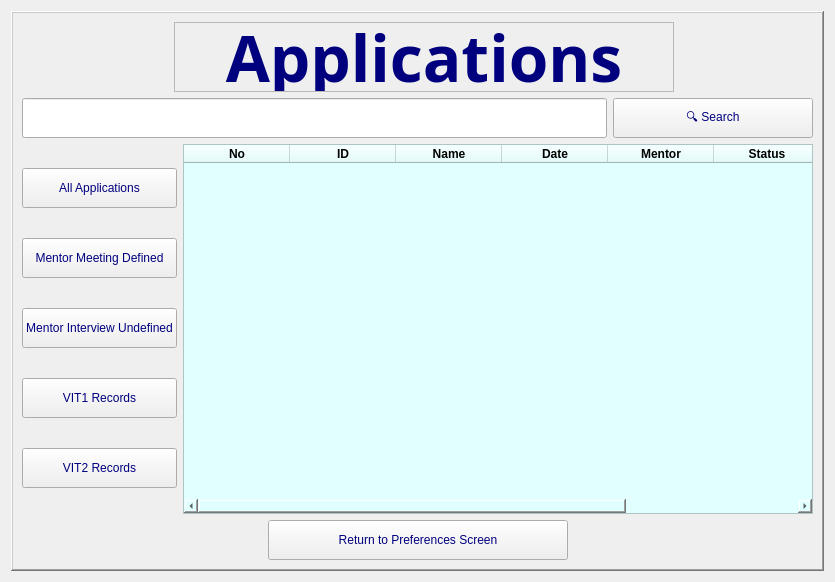
<?xml version="1.0" encoding="UTF-8"?>
<ui version="4.0">
 <class>Applications_page</class>
 <widget class="QWidget" name="Applications_page">
  <property name="geometry">
   <rect>
    <x>0</x>
    <y>0</y>
    <width>835</width>
    <height>582</height>
   </rect>
  </property>
  <property name="windowTitle">
   <string>Applications</string>
  </property>
  <layout class="QGridLayout" name="gridLayout_2">
   <item row="0" column="0">
    <widget class="QFrame" name="frame">
     <property name="frameShape">
      <enum>QFrame::WinPanel</enum>
     </property>
     <property name="frameShadow">
      <enum>QFrame::Raised</enum>
     </property>
     <layout class="QGridLayout" name="gridLayout">
      <item row="1" column="0" colspan="2">
       <layout class="QHBoxLayout" name="horizontalLayout_7">
        <item>
         <widget class="QLineEdit" name="inputSearch">
          <property name="minimumSize">
           <size>
            <width>0</width>
            <height>40</height>
           </size>
          </property>
          <property name="maximumSize">
           <size>
            <width>16777215</width>
            <height>40</height>
           </size>
          </property>
         </widget>
        </item>
        <item>
         <widget class="QPushButton" name="btnSearch">
          <property name="minimumSize">
           <size>
            <width>200</width>
            <height>40</height>
           </size>
          </property>
          <property name="maximumSize">
           <size>
            <width>16777215</width>
            <height>40</height>
           </size>
          </property>
          <property name="palette">
           <palette>
            <active>
             <colorrole role="ButtonText">
              <brush brushstyle="SolidPattern">
               <color alpha="255">
                <red>0</red>
                <green>0</green>
                <blue>127</blue>
               </color>
              </brush>
             </colorrole>
            </active>
            <inactive>
             <colorrole role="ButtonText">
              <brush brushstyle="SolidPattern">
               <color alpha="255">
                <red>0</red>
                <green>0</green>
                <blue>127</blue>
               </color>
              </brush>
             </colorrole>
            </inactive>
            <disabled/>
           </palette>
          </property>
          <property name="text">
           <string>🔍 Search</string>
          </property>
         </widget>
        </item>
       </layout>
      </item>
      <item row="2" column="0">
       <layout class="QHBoxLayout" name="horizontalLayout_2">
        <item>
         <layout class="QVBoxLayout" name="verticalLayout">
          <item>
           <widget class="QPushButton" name="btnAllApplications">
            <property name="minimumSize">
             <size>
              <width>0</width>
              <height>0</height>
             </size>
            </property>
            <property name="maximumSize">
             <size>
              <width>16777215</width>
              <height>40</height>
             </size>
            </property>
            <property name="palette">
             <palette>
              <active>
               <colorrole role="ButtonText">
                <brush brushstyle="SolidPattern">
                 <color alpha="255">
                  <red>0</red>
                  <green>0</green>
                  <blue>127</blue>
                 </color>
                </brush>
               </colorrole>
              </active>
              <inactive>
               <colorrole role="ButtonText">
                <brush brushstyle="SolidPattern">
                 <color alpha="255">
                  <red>0</red>
                  <green>0</green>
                  <blue>127</blue>
                 </color>
                </brush>
               </colorrole>
              </inactive>
              <disabled/>
             </palette>
            </property>
            <property name="text">
             <string>All Applications</string>
            </property>
           </widget>
          </item>
          <item>
           <widget class="QPushButton" name="btnMentorDefined">
            <property name="minimumSize">
             <size>
              <width>0</width>
              <height>0</height>
             </size>
            </property>
            <property name="maximumSize">
             <size>
              <width>16777215</width>
              <height>40</height>
             </size>
            </property>
            <property name="palette">
             <palette>
              <active>
               <colorrole role="ButtonText">
                <brush brushstyle="SolidPattern">
                 <color alpha="255">
                  <red>0</red>
                  <green>0</green>
                  <blue>127</blue>
                 </color>
                </brush>
               </colorrole>
              </active>
              <inactive>
               <colorrole role="ButtonText">
                <brush brushstyle="SolidPattern">
                 <color alpha="255">
                  <red>0</red>
                  <green>0</green>
                  <blue>127</blue>
                 </color>
                </brush>
               </colorrole>
              </inactive>
              <disabled/>
             </palette>
            </property>
            <property name="text">
             <string>Mentor Meeting Defined</string>
            </property>
           </widget>
          </item>
          <item>
           <widget class="QPushButton" name="btnMentorUndefined">
            <property name="minimumSize">
             <size>
              <width>0</width>
              <height>0</height>
             </size>
            </property>
            <property name="maximumSize">
             <size>
              <width>16777215</width>
              <height>40</height>
             </size>
            </property>
            <property name="palette">
             <palette>
              <active>
               <colorrole role="ButtonText">
                <brush brushstyle="SolidPattern">
                 <color alpha="255">
                  <red>0</red>
                  <green>0</green>
                  <blue>127</blue>
                 </color>
                </brush>
               </colorrole>
              </active>
              <inactive>
               <colorrole role="ButtonText">
                <brush brushstyle="SolidPattern">
                 <color alpha="255">
                  <red>0</red>
                  <green>0</green>
                  <blue>127</blue>
                 </color>
                </brush>
               </colorrole>
              </inactive>
              <disabled/>
             </palette>
            </property>
            <property name="text">
             <string>Mentor Interview Undefined</string>
            </property>
           </widget>
          </item>
          <item>
           <widget class="QPushButton" name="btnVIT1Records">
            <property name="minimumSize">
             <size>
              <width>0</width>
              <height>0</height>
             </size>
            </property>
            <property name="maximumSize">
             <size>
              <width>16777215</width>
              <height>40</height>
             </size>
            </property>
            <property name="palette">
             <palette>
              <active>
               <colorrole role="ButtonText">
                <brush brushstyle="SolidPattern">
                 <color alpha="255">
                  <red>0</red>
                  <green>0</green>
                  <blue>127</blue>
                 </color>
                </brush>
               </colorrole>
              </active>
              <inactive>
               <colorrole role="ButtonText">
                <brush brushstyle="SolidPattern">
                 <color alpha="255">
                  <red>0</red>
                  <green>0</green>
                  <blue>127</blue>
                 </color>
                </brush>
               </colorrole>
              </inactive>
              <disabled/>
             </palette>
            </property>
            <property name="text">
             <string>VIT1 Records</string>
            </property>
           </widget>
          </item>
          <item>
           <widget class="QPushButton" name="btnVIT2Records">
            <property name="minimumSize">
             <size>
              <width>0</width>
              <height>0</height>
             </size>
            </property>
            <property name="maximumSize">
             <size>
              <width>16777215</width>
              <height>40</height>
             </size>
            </property>
            <property name="palette">
             <palette>
              <active>
               <colorrole role="ButtonText">
                <brush brushstyle="SolidPattern">
                 <color alpha="255">
                  <red>0</red>
                  <green>0</green>
                  <blue>127</blue>
                 </color>
                </brush>
               </colorrole>
              </active>
              <inactive>
               <colorrole role="ButtonText">
                <brush brushstyle="SolidPattern">
                 <color alpha="255">
                  <red>0</red>
                  <green>0</green>
                  <blue>127</blue>
                 </color>
                </brush>
               </colorrole>
              </inactive>
              <disabled/>
             </palette>
            </property>
            <property name="text">
             <string>VIT2 Records</string>
            </property>
           </widget>
          </item>
         </layout>
        </item>
       </layout>
      </item>
      <item row="2" column="1">
       <widget class="QTableWidget" name="tableApplications">
        <property name="enabled">
         <bool>true</bool>
        </property>
        <property name="minimumSize">
         <size>
          <width>0</width>
          <height>0</height>
         </size>
        </property>
        <property name="maximumSize">
         <size>
          <width>16777215</width>
          <height>400</height>
         </size>
        </property>
        <property name="font">
         <font>
          <bold>false</bold>
          <kerning>true</kerning>
         </font>
        </property>
        <property name="styleSheet">
         <string notr="true">background-color: rgb(225, 255, 255);
selection-color: rgb(85, 170, 255);</string>
        </property>
        <attribute name="horizontalHeaderVisible">
         <bool>true</bool>
        </attribute>
        <attribute name="horizontalHeaderCascadingSectionResizes">
         <bool>false</bool>
        </attribute>
        <attribute name="horizontalHeaderDefaultSectionSize">
         <number>106</number>
        </attribute>
        <attribute name="horizontalHeaderHighlightSections">
         <bool>true</bool>
        </attribute>
        <attribute name="horizontalHeaderStretchLastSection">
         <bool>false</bool>
        </attribute>
        <column>
         <property name="text">
          <string>No</string>
         </property>
         <property name="font">
          <font>
           <bold>true</bold>
           <kerning>false</kerning>
          </font>
         </property>
        </column>
        <column>
         <property name="text">
          <string>ID</string>
         </property>
         <property name="font">
          <font>
           <bold>true</bold>
          </font>
         </property>
        </column>
        <column>
         <property name="text">
          <string>Name</string>
         </property>
         <property name="font">
          <font>
           <bold>true</bold>
          </font>
         </property>
        </column>
        <column>
         <property name="text">
          <string>Date</string>
         </property>
         <property name="font">
          <font>
           <bold>true</bold>
          </font>
         </property>
        </column>
        <column>
         <property name="text">
          <string>Mentor</string>
         </property>
         <property name="font">
          <font>
           <bold>true</bold>
          </font>
         </property>
        </column>
        <column>
         <property name="text">
          <string>Status</string>
         </property>
         <property name="font">
          <font>
           <bold>true</bold>
          </font>
         </property>
        </column>
        <column>
         <property name="text">
          <string>Interview</string>
         </property>
         <property name="font">
          <font>
           <bold>true</bold>
          </font>
         </property>
        </column>
       </widget>
      </item>
      <item row="3" column="0" colspan="2">
       <layout class="QHBoxLayout" name="horizontalLayout">
        <item>
         <spacer name="horizontalSpacer">
          <property name="orientation">
           <enum>Qt::Horizontal</enum>
          </property>
          <property name="sizeHint" stdset="0">
           <size>
            <width>40</width>
            <height>20</height>
           </size>
          </property>
         </spacer>
        </item>
        <item>
         <widget class="QPushButton" name="btnReturnPreferences">
          <property name="minimumSize">
           <size>
            <width>300</width>
            <height>40</height>
           </size>
          </property>
          <property name="maximumSize">
           <size>
            <width>200</width>
            <height>40</height>
           </size>
          </property>
          <property name="palette">
           <palette>
            <active>
             <colorrole role="ButtonText">
              <brush brushstyle="SolidPattern">
               <color alpha="255">
                <red>0</red>
                <green>0</green>
                <blue>127</blue>
               </color>
              </brush>
             </colorrole>
            </active>
            <inactive>
             <colorrole role="ButtonText">
              <brush brushstyle="SolidPattern">
               <color alpha="255">
                <red>0</red>
                <green>0</green>
                <blue>127</blue>
               </color>
              </brush>
             </colorrole>
            </inactive>
            <disabled/>
           </palette>
          </property>
          <property name="text">
           <string>Return to Preferences Screen</string>
          </property>
         </widget>
        </item>
        <item>
         <spacer name="horizontalSpacer_2">
          <property name="orientation">
           <enum>Qt::Horizontal</enum>
          </property>
          <property name="sizeHint" stdset="0">
           <size>
            <width>40</width>
            <height>20</height>
           </size>
          </property>
         </spacer>
        </item>
       </layout>
      </item>
      <item row="0" column="0" colspan="2">
       <layout class="QHBoxLayout" name="horizontalLayout_5">
        <item>
         <widget class="QLabel" name="label">
          <property name="maximumSize">
           <size>
            <width>160</width>
            <height>50</height>
           </size>
          </property>
          <property name="autoFillBackground">
           <bool>false</bool>
          </property>
          <property name="text">
           <string/>
          </property>
          <property name="pixmap">
           <pixmap resource="logo.qrc">:/logo1/logo-1.png</pixmap>
          </property>
          <property name="scaledContents">
           <bool>true</bool>
          </property>
         </widget>
        </item>
        <item>
         <spacer name="horizontalSpacer_3">
          <property name="orientation">
           <enum>Qt::Horizontal</enum>
          </property>
          <property name="sizeHint" stdset="0">
           <size>
            <width>40</width>
            <height>20</height>
           </size>
          </property>
         </spacer>
        </item>
        <item>
         <widget class="QLabel" name="label_applications">
          <property name="minimumSize">
           <size>
            <width>500</width>
            <height>70</height>
           </size>
          </property>
          <property name="maximumSize">
           <size>
            <width>400</width>
            <height>70</height>
           </size>
          </property>
          <property name="palette">
           <palette>
            <active>
             <colorrole role="WindowText">
              <brush brushstyle="SolidPattern">
               <color alpha="255">
                <red>0</red>
                <green>0</green>
                <blue>127</blue>
               </color>
              </brush>
             </colorrole>
            </active>
            <inactive>
             <colorrole role="WindowText">
              <brush brushstyle="SolidPattern">
               <color alpha="255">
                <red>0</red>
                <green>0</green>
                <blue>127</blue>
               </color>
              </brush>
             </colorrole>
            </inactive>
            <disabled/>
           </palette>
          </property>
          <property name="font">
           <font>
            <family>Bahnschrift SemiBold SemiConden</family>
            <pointsize>48</pointsize>
            <bold>true</bold>
            <stylestrategy>PreferDefault</stylestrategy>
           </font>
          </property>
          <property name="mouseTracking">
           <bool>true</bool>
          </property>
          <property name="contextMenuPolicy">
           <enum>Qt::DefaultContextMenu</enum>
          </property>
          <property name="autoFillBackground">
           <bool>false</bool>
          </property>
          <property name="frameShape">
           <enum>QFrame::StyledPanel</enum>
          </property>
          <property name="frameShadow">
           <enum>QFrame::Raised</enum>
          </property>
          <property name="lineWidth">
           <number>3</number>
          </property>
          <property name="midLineWidth">
           <number>1</number>
          </property>
          <property name="text">
           <string>Applications</string>
          </property>
          <property name="textFormat">
           <enum>Qt::AutoText</enum>
          </property>
          <property name="scaledContents">
           <bool>false</bool>
          </property>
          <property name="alignment">
           <set>Qt::AlignCenter</set>
          </property>
          <property name="wordWrap">
           <bool>false</bool>
          </property>
          <property name="openExternalLinks">
           <bool>false</bool>
          </property>
         </widget>
        </item>
        <item>
         <spacer name="horizontalSpacer_4">
          <property name="orientation">
           <enum>Qt::Horizontal</enum>
          </property>
          <property name="sizeHint" stdset="0">
           <size>
            <width>40</width>
            <height>20</height>
           </size>
          </property>
         </spacer>
        </item>
       </layout>
      </item>
     </layout>
    </widget>
   </item>
  </layout>
 </widget>
 <resources>
  <include location="logo.qrc"/>
 </resources>
 <connections/>
</ui>
